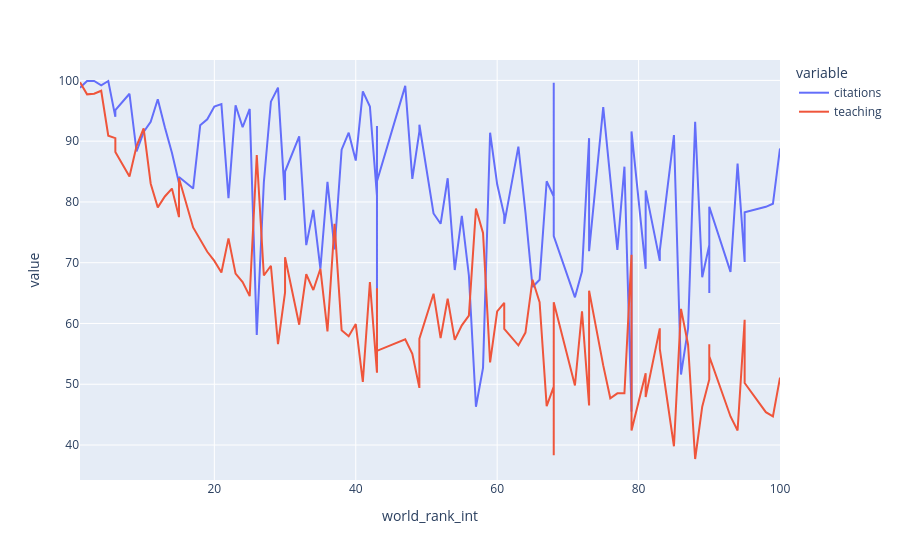

The notebook cell saved with this chart:
### Code cell
# Create the traces of the plots
px.line(df1 , x='world_rank_int',y = ['citations','teaching'],
       hover_name = 'university_name')

### Figure 1 — Plotly figure (JSON) as saved in the notebook; plotly's stock layout.template omitted (floating-point values rounded to 4 significant figures)
{"data": [{"hovertemplate": "<b>%{hovertext}</b><br><br>variable=citations<br>world_rank_int=%{x}<br>value=%{y}<extra></extra>", "hovertext": ["Harvard University", "California Institute of Technology", "Massachusetts Institute of Technology", "Stanford University", "Princeton University", "University of Cambridge", "University of Oxford", "University of California, Berkeley", "Imperial College London", "Yale University", "University of California, Los Angeles", "University of Chicago", "Johns Hopkins University", "Cornell University", "ETH Zurich – Swiss Federal Institute of Technology Zurich", "University of Michigan", "University of Toronto", "Columbia University", "University of Pennsylvania", "Carnegie Mellon University", "University of Hong Kong", "University College London", "University of Washington", "Duke University", "Northwestern University", "University of Tokyo", "Georgia Institute of Technology", "Pohang University of Science and Technology", "University of California, Santa Barbara", "University of British Columbia", "University of North Carolina at Chapel Hill", "University of California, San Diego", "University of Illinois at Urbana-Champaign", "National University of Singapore", "McGill University", "University of Melbourne", "Peking University", "Washington University in St Louis", "École Polytechnique", "University of Edinburgh", "Hong Kong University of Science and Technology", "École Normale Supérieure", "Australian National University", "Karolinska Institute", "University of Göttingen", "University of Wisconsin", "Rice University", "École Polytechnique Fédérale de Lausanne", "University of California, Irvine", "University of Science and Technology of China", "Vanderbilt University", "University of Minnesota", "Tufts University", "University of California, Davis", "Brown University", "University of Massachusetts", "Kyoto University", "Tsinghua University", "Boston University", "New York University", "Emory University", "LMU Munich", "University of Notre Dame", "University of Pittsburgh", "Case Western Reserve University", "Ohio State University", "University of Colorado Boulder", "University of Bristol", "University of California, Santa Cruz", "Yeshiva University", "University of Sydney", "University of Virginia", "University of Adelaide", "University of Southern California", "William & Mary", "Trinity College Dublin", "King’s College London", "Stony Brook University", "Korea Advanced Institute of Science and Technology (KAIST)", "University of Sussex", "The University of Queensland", "University of York", "Heidelberg University", "University of Utah", "Durham University", "London School of Economics and Political Science", "University of Manchester", "Royal Holloway, University of London", "Lund University", "University of Southampton", "University of Zurich", "Wake Forest University", "McMaster University", "University College Dublin", "George Washington University", "University of Arizona", "University of Basel", "University of Maryland, College Park", "Dartmouth College", "École Normale Supérieure de Lyon"], "legendgroup": "citations", "line": {"color": "#636efa", "dash": "solid"}, "marker": {"symbol": "circle"}, "mode": "lines", "name": "citations", "orientation": "v", "showlegend": true, "type": "scatter", "x": [1, 2, 3, 4, 5, 6, 6, 8, 9, 10, 11, 12, 13, 14, 15, 15, 17, 18, 19, 20, 21, 22, 23, 24, 25, 26, 27, 28, 29, 30, 30, 32, 33, 34, 35, 36, 37, 38, 39, 40, 41, 42, 43, 43, 43, 43, 47, 48, 49, 49, 51, 52, 53, 54, 55, 56, 57, 58, 59, 60, 61, 61, 63, 64, 65, 66, 67, 68, 68, 68, 71, 72, 73, 73, 75, 76, 77, 78, 79, 79, 81, 81, 83, 83, 85, 86, 87, 88, 89, 90, 90, 90, 93, 94, 95, 95, 95, 98, 99, 100], "xaxis": "x", "y": [98.8, 99.9, 99.9, 99.2, 99.9, 94.0, 95.1, 97.8, 88.3, 91.5, 93.2, 96.9, 92.3, 88.1, 83.1, 84.1, 82.2, 92.6, 93.6, 95.7, 96.1, 80.6, 95.9, 92.3, 95.3, 58.1, 83.2, 96.5, 98.8, 80.3, 85.0, 90.8, 72.9, 78.7, 69.0, 83.3, 72.2, 88.6, 91.4, 86.8, 98.2, 95.7, 81.0, 62.3, 92.5, 83.4, 99.1, 83.8, 91.6, 92.7, 78.1, 76.4, 83.9, 68.8, 77.7, 67.9, 46.3, 52.7, 91.4, 82.9, 77.8, 76.4, 89.1, 78.3, 66.0, 67.2, 83.4, 80.9, 99.6, 74.4, 64.3, 68.6, 90.5, 71.9, 95.6, 84.4, 72.1, 85.8, 45.5, 91.6, 69.0, 81.9, 70.3, 72.0, 91.0, 51.6, 59.2, 93.2, 67.6, 72.9, 65.0, 79.2, 68.5, 86.3, 70.2, 70.1, 78.3, 79.2, 79.7, 88.8], "yaxis": "y"}, {"hovertemplate": "<b>%{hovertext}</b><br><br>variable=teaching<br>world_rank_int=%{x}<br>value=%{y}<extra></extra>", "hovertext": ["Harvard University", "California Institute of Technology", "Massachusetts Institute of Technology", "Stanford University", "Princeton University", "University of Cambridge", "University of Oxford", "University of California, Berkeley", "Imperial College London", "Yale University", "University of California, Los Angeles", "University of Chicago", "Johns Hopkins University", "Cornell University", "ETH Zurich – Swiss Federal Institute of Technology Zurich", "University of Michigan", "University of Toronto", "Columbia University", "University of Pennsylvania", "Carnegie Mellon University", "University of Hong Kong", "University College London", "University of Washington", "Duke University", "Northwestern University", "University of Tokyo", "Georgia Institute of Technology", "Pohang University of Science and Technology", "University of California, Santa Barbara", "University of British Columbia", "University of North Carolina at Chapel Hill", "University of California, San Diego", "University of Illinois at Urbana-Champaign", "National University of Singapore", "McGill University", "University of Melbourne", "Peking University", "Washington University in St Louis", "École Polytechnique", "University of Edinburgh", "Hong Kong University of Science and Technology", "École Normale Supérieure", "Australian National University", "Karolinska Institute", "University of Göttingen", "University of Wisconsin", "Rice University", "École Polytechnique Fédérale de Lausanne", "University of California, Irvine", "University of Science and Technology of China", "Vanderbilt University", "University of Minnesota", "Tufts University", "University of California, Davis", "Brown University", "University of Massachusetts", "Kyoto University", "Tsinghua University", "Boston University", "New York University", "Emory University", "LMU Munich", "University of Notre Dame", "University of Pittsburgh", "Case Western Reserve University", "Ohio State University", "University of Colorado Boulder", "University of Bristol", "University of California, Santa Cruz", "Yeshiva University", "University of Sydney", "University of Virginia", "University of Adelaide", "University of Southern California", "William & Mary", "Trinity College Dublin", "King’s College London", "Stony Brook University", "Korea Advanced Institute of Science and Technology (KAIST)", "University of Sussex", "The University of Queensland", "University of York", "Heidelberg University", "University of Utah", "Durham University", "London School of Economics and Political Science", "University of Manchester", "Royal Holloway, University of London", "Lund University", "University of Southampton", "University of Zurich", "Wake Forest University", "McMaster University", "University College Dublin", "George Washington University", "University of Arizona", "University of Basel", "University of Maryland, College Park", "Dartmouth College", "École Normale Supérieure de Lyon"], "legendgroup": "teaching", "line": {"color": "#EF553B", "dash": "solid"}, "marker": {"symbol": "circle"}, "mode": "lines", "name": "teaching", "orientation": "v", "showlegend": true, "type": "scatter", "x": [1, 2, 3, 4, 5, 6, 6, 8, 9, 10, 11, 12, 13, 14, 15, 15, 17, 18, 19, 20, 21, 22, 23, 24, 25, 26, 27, 28, 29, 30, 30, 32, 33, 34, 35, 36, 37, 38, 39, 40, 41, 42, 43, 43, 43, 43, 47, 48, 49, 49, 51, 52, 53, 54, 55, 56, 57, 58, 59, 60, 61, 61, 63, 64, 65, 66, 67, 68, 68, 68, 71, 72, 73, 73, 75, 76, 77, 78, 79, 79, 81, 81, 83, 83, 85, 86, 87, 88, 89, 90, 90, 90, 93, 94, 95, 95, 95, 98, 99, 100], "xaxis": "x", "y": [99.7, 97.7, 97.8, 98.3, 90.9, 90.5, 88.2, 84.2, 89.2, 92.1, 83.0, 79.1, 80.9, 82.2, 77.5, 83.9, 75.8, 73.8, 71.8, 70.3, 68.4, 74.0, 68.2, 66.8, 64.5, 87.7, 67.9, 69.5, 56.6, 65.1, 70.9, 59.8, 68.1, 65.5, 69.0, 58.7, 76.4, 58.9, 57.9, 59.9, 50.4, 66.8, 51.9, 65.8, 57.3, 55.5, 57.4, 55.0, 49.4, 57.5, 64.9, 57.6, 64.1, 57.3, 59.7, 61.3, 78.9, 74.9, 53.6, 62.0, 63.4, 59.1, 56.4, 58.5, 67.2, 63.5, 46.4, 49.6, 38.3, 63.5, 49.8, 62.0, 46.5, 65.4, 53.1, 47.7, 48.5, 48.5, 71.3, 42.4, 51.8, 47.9, 59.2, 55.8, 39.8, 62.4, 56.5, 37.7, 46.3, 50.8, 56.6, 54.6, 44.7, 42.4, 60.6, 52.4, 50.2, 45.4, 44.7, 51.1], "yaxis": "y"}], "layout": {"autosize": true, "legend": {"title": {"text": "variable"}, "tracegroupgap": 0}, "margin": {"t": 60}, "xaxis": {"anchor": "y", "autorange": true, "domain": [0, 1], "range": [1, 100], "title": {"text": "world_rank_int"}, "type": "linear"}, "yaxis": {"anchor": "x", "autorange": true, "domain": [0, 1], "range": [34.24, 103.4], "title": {"text": "value"}, "type": "linear"}}}
